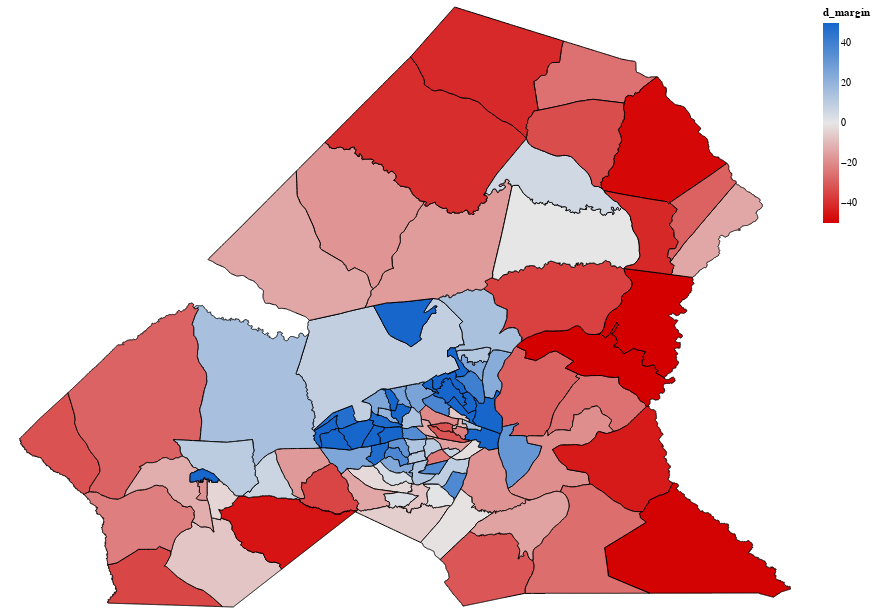

The code cell stored with this chart in its notebook:
### Code cell
max_abs = max(abs(orange['d_margin'].min()), orange['d_margin'].max())
orange['margin_str'] = orange['d_margin'].map(format_margin)

# TODO change this to use a prettier red
alt.Chart(orange).mark_geoshape(
        stroke='black'
    ).encode(
    alt.Color('d_margin:Q', 
              scale=alt.Scale(
                  domain=[-50,50],
                  range=['#D40000','#E6E6E6','#1666CB'],
                  interpolate='rgb',
                  clamp=True
              )
            ),
    tooltip=[
        alt.Tooltip('pid:N', title='Precinct'),
        alt.Tooltip('margin_str:N',title='Margin')
    ]
).project('identity', reflectY=True).properties(
    width=800,
    height=600
)
